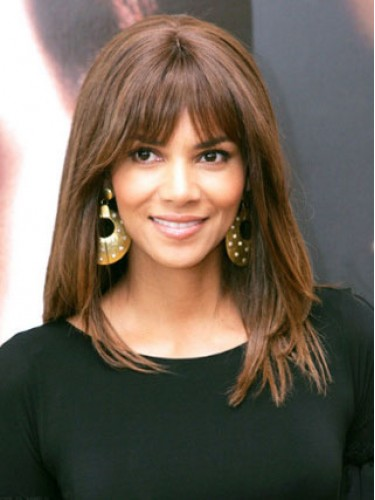
#> input picture Mouse_Snipping/sample_2.jpg, 375 x 500 px; its folder holds 2 pictures in this run
$ python mouse_cut.py
#> lines starting #> are read from the running program, lines starting #| are printed output that depends on the picture; after the words box and inside, x2 and y2 are one past the last pixel; in counts of white or black regions, pixels touching at a corner belong together
# Snipping an image using mouse


import cv2

# Lists to store the pts
left_top=[]
right_bottom=[]

def drawBox(action, x, y, flags, userdata):
    # Referencing global variables
    global left_top, circumference, i
    # Action to be taken when left mouse button is pressed
    if action==cv2.EVENT_LBUTTONDOWN:
        left_top = [(x,y)]

    # Action to be taken when left mouse button is released
    elif action==cv2.EVENT_LBUTTONUP:
        right_bottom=[(x,y)]
        i = i+1
        # Draw the box and save the cropped image
        cv2.rectangle(source_img, left_top[0], right_bottom[0], (0,255,0),1, cv2.LINE_AA)
        image_crop = source_img[left_top[0][1]: right_bottom[0][1], left_top[0][0]: right_bottom[0][0]]
        cv2.imwrite('image_crop{:03d}.png'.format(i), image_crop)
        cv2.imshow("Window",source_img)


source_img = cv2.imread("sample_2.jpg",1)
#> source_img is the input picture: shape (500, 375, 3); mean B, G, R 87.4, 100.1, 112.1
# Make a dummy image, will be useful to clear the drawing
dummy = source_img.copy()
cv2.namedWindow("Window")
# highgui function called when mouse events occur
cv2.setMouseCallback("Window", drawBox)
k = 0
i = 0
# loop until escape character is pressed
while k!=27 :

    cv2.imshow("Window", source_img)
    cv2.putText(source_img,'Choose top left corner, and drag?' ,(10,30), cv2.FONT_HERSHEY_SIMPLEX, 0.7,(255,255,255), 2 );
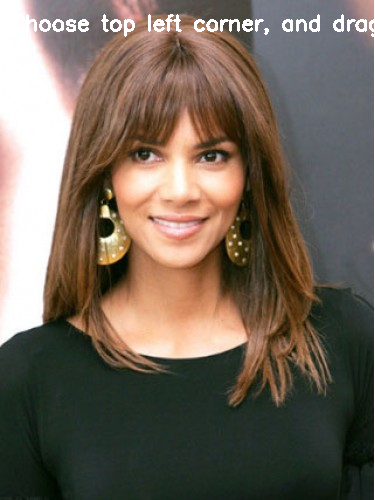
#> source_img: shape (500, 375, 3); 1.17% of pixels changed, all inside (x1, y1, x2, y2) = (13, 14, 375, 37)

    k = cv2.waitKey(20) & 0xFF
#> (key Esc is pressed here)
    # Another way of cloning
    if k==99:
        source_img= dummy.copy()


cv2.destroyAllWindows()
